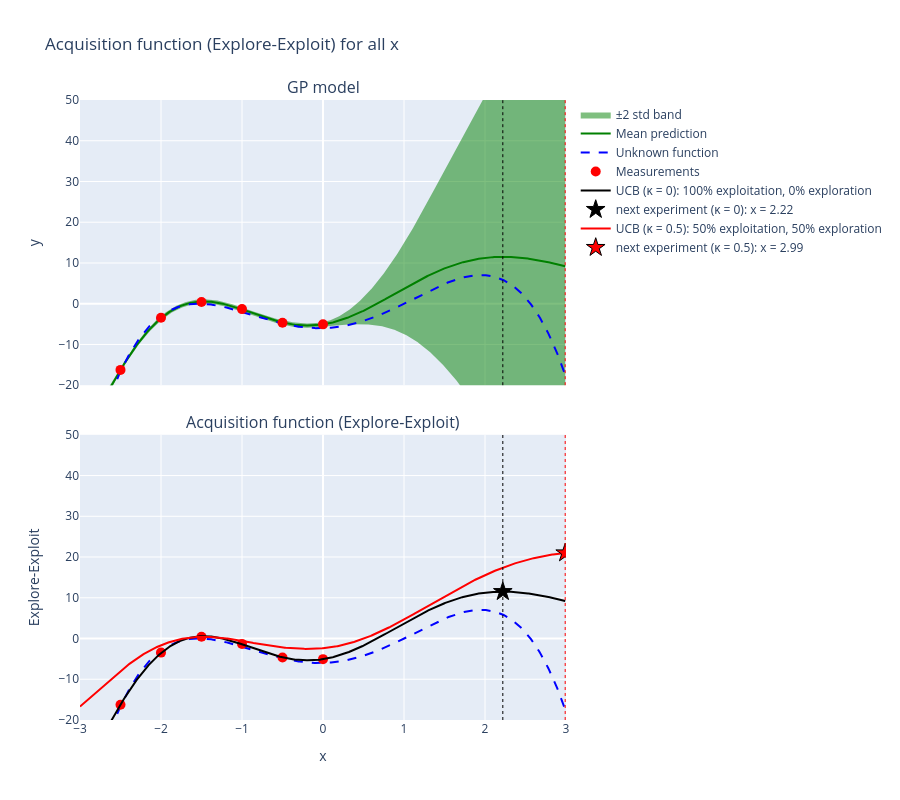

Notebook cell for this chart:
### Code cell
#@title Plot the explore-exploit acquisition function
# Plot acquisition function (EE): GP model on top, acquisition curves below (same y range)
fig = make_subplots(rows=2, cols=1, shared_xaxes=True, vertical_spacing=0.08, subplot_titles=("GP model", "Acquisition function (Explore-Exploit)"))
fig.add_trace(go.Scatter(x=xgrid,y=ypred[0,:],mode='lines', line=dict(width=0,color='green'),showlegend=False),row=1,col=1)
fig.add_trace(go.Scatter(x=xgrid,y=ypred[2,:],mode='lines', line=dict(width=0,color='green'),fill='tonexty',name='±2 std band'),row=1,col=1)
fig.add_trace(go.Scatter(x=xgrid,y=ypred[1,:],mode='lines', line=dict(width=2,color='green'),name='Mean prediction'),row=1,col=1)
# Unknown function and measurements in both panels for reference
for row in (1, 2):
    fig.add_trace(go.Scatter(x=xgrid,y=fgrid,mode='lines',line=dict(dash='dash',color='blue'),name='Unknown function',legendgroup='fun',showlegend=row==1),row=row,col=1)
    fig.add_trace(go.Scatter(x=xpoints,y=ypoints,mode='markers',marker=dict(size=10,color='red'),name='Measurements',legendgroup='pts',showlegend=row==1),row=row,col=1)
# Acquisition for both kappas, with the next experiment (argmax) marked
for k, eegrid, color in [(KAPPA1, eegrid1, 'black'), (KAPPA2, eegrid2, 'red')]:
    i = np.argmax(eegrid)
    fig.add_trace(go.Scatter(x=xgrid,y=eegrid,mode='lines',line=dict(color=color),name=f'UCB (κ = {k}): {(1-k)*100:.0f}% exploitation, {k*100:.0f}% exploration'),row=2,col=1)
    fig.add_trace(go.Scatter(x=[xgrid[i]],y=[eegrid[i]],mode='markers',marker=dict(symbol='star',size=14,color=color,line=dict(width=1,color='black')),name=f'next experiment (κ = {k}): x = {xgrid[i]:.2f}'),row=2,col=1)
    fig.add_vline(x=xgrid[i], line=dict(color=color,dash='dot',width=1))
fig.update_xaxes(range=[-3, 3])
fig.update_xaxes(title_text="x", row=2, col=1)
fig.update_yaxes(range=[-20, 50])
fig.update_yaxes(title_text="y", row=1, col=1)
fig.update_yaxes(title_text="Explore-Exploit", row=2, col=1)
fig.update_layout(title="Acquisition function (Explore-Exploit) for all x",legend=dict(traceorder="normal"),height=800)
fig.show()

### Figure 1 — Plotly figure (JSON) as saved in the notebook; plotly's stock layout.template omitted (floating-point values rounded to 4 significant figures; data arrays with more than 128 entries replaced by an {"elided": "..."} marker saying what was removed)
{"data": [{"line": {"color": "green", "width": 0}, "mode": "lines", "showlegend": false, "type": "scatter", "x": {"elided": "600 float values"}, "xaxis": "x", "y": {"elided": "600 float values"}, "yaxis": "y"}, {"fill": "tonexty", "line": {"color": "green", "width": 0}, "mode": "lines", "name": "±2 std band", "type": "scatter", "x": {"elided": "600 float values"}, "xaxis": "x", "y": {"elided": "600 float values"}, "yaxis": "y"}, {"line": {"color": "green", "width": 2}, "mode": "lines", "name": "Mean prediction", "type": "scatter", "x": {"elided": "600 float values"}, "xaxis": "x", "y": {"elided": "600 float values"}, "yaxis": "y"}, {"legendgroup": "fun", "line": {"color": "blue", "dash": "dash"}, "mode": "lines", "name": "Unknown function", "showlegend": true, "type": "scatter", "x": {"elided": "600 float values"}, "xaxis": "x", "y": {"elided": "600 float values"}, "yaxis": "y"}, {"legendgroup": "pts", "marker": {"color": "red", "size": 10}, "mode": "markers", "name": "Measurements", "showlegend": true, "type": "scatter", "x": [-2.5, -2.0, -1.5, -1.0, -0.5, 0.0], "xaxis": "x", "y": [-16.25, -3.461, 0.4348, -1.322, -4.668, -5.062], "yaxis": "y"}, {"legendgroup": "fun", "line": {"color": "blue", "dash": "dash"}, "mode": "lines", "name": "Unknown function", "showlegend": false, "type": "scatter", "x": {"elided": "600 float values"}, "xaxis": "x2", "y": {"elided": "600 float values"}, "yaxis": "y2"}, {"legendgroup": "pts", "marker": {"color": "red", "size": 10}, "mode": "markers", "name": "Measurements", "showlegend": false, "type": "scatter", "x": [-2.5, -2.0, -1.5, -1.0, -0.5, 0.0], "xaxis": "x2", "y": [-16.25, -3.461, 0.4348, -1.322, -4.668, -5.062], "yaxis": "y2"}, {"line": {"color": "black"}, "mode": "lines", "name": "UCB (κ = 0): 100% exploitation, 0% exploration", "type": "scatter", "x": {"elided": "600 float values"}, "xaxis": "x2", "y": {"elided": "600 float values"}, "yaxis": "y2"}, {"marker": {"color": "black", "line": {"color": "black", "width": 1}, "size": 14, "symbol": "star"}, "mode": "markers", "name": "next experiment (κ = 0): x = 2.22", "type": "scatter", "x": [2.22], "xaxis": "x2", "y": [11.51], "yaxis": "y2"}, {"line": {"color": "red"}, "mode": "lines", "name": "UCB (κ = 0.5): 50% exploitation, 50% exploration", "type": "scatter", "x": {"elided": "600 float values"}, "xaxis": "x2", "y": {"elided": "600 float values"}, "yaxis": "y2"}, {"marker": {"color": "red", "line": {"color": "black", "width": 1}, "size": 14, "symbol": "star"}, "mode": "markers", "name": "next experiment (κ = 0.5): x = 2.99", "type": "scatter", "x": [2.99], "xaxis": "x2", "y": [21.01], "yaxis": "y2"}], "layout": {"annotations": [{"font": {"size": 16}, "showarrow": false, "text": "GP model", "x": 0.5, "xanchor": "center", "xref": "paper", "y": 1.0, "yanchor": "bottom", "yref": "paper"}, {"font": {"size": 16}, "showarrow": false, "text": "Acquisition function (Explore-Exploit)", "x": 0.5, "xanchor": "center", "xref": "paper", "y": 0.46, "yanchor": "bottom", "yref": "paper"}], "height": 800, "legend": {"traceorder": "normal"}, "shapes": [{"line": {"color": "black", "dash": "dot", "width": 1}, "type": "line", "x0": 2.22, "x1": 2.22, "xref": "x", "y0": 0, "y1": 1, "yref": "y domain"}, {"line": {"color": "black", "dash": "dot", "width": 1}, "type": "line", "x0": 2.22, "x1": 2.22, "xref": "x2", "y0": 0, "y1": 1, "yref": "y2 domain"}, {"line": {"color": "red", "dash": "dot", "width": 1}, "type": "line", "x0": 2.99, "x1": 2.99, "xref": "x", "y0": 0, "y1": 1, "yref": "y domain"}, {"line": {"color": "red", "dash": "dot", "width": 1}, "type": "line", "x0": 2.99, "x1": 2.99, "xref": "x2", "y0": 0, "y1": 1, "yref": "y2 domain"}], "title": {"text": "Acquisition function (Explore-Exploit) for all x"}, "xaxis": {"anchor": "y", "domain": [0.0, 1.0], "matches": "x2", "range": [-3, 3], "showticklabels": false}, "xaxis2": {"anchor": "y2", "domain": [0.0, 1.0], "range": [-3, 3], "title": {"text": "x"}}, "yaxis": {"anchor": "x", "domain": [0.54, 1.0], "range": [-20, 50], "title": {"text": "y"}}, "yaxis2": {"anchor": "x2", "domain": [0.0, 0.46], "range": [-20, 50], "title": {"text": "Explore-Exploit"}}}}
